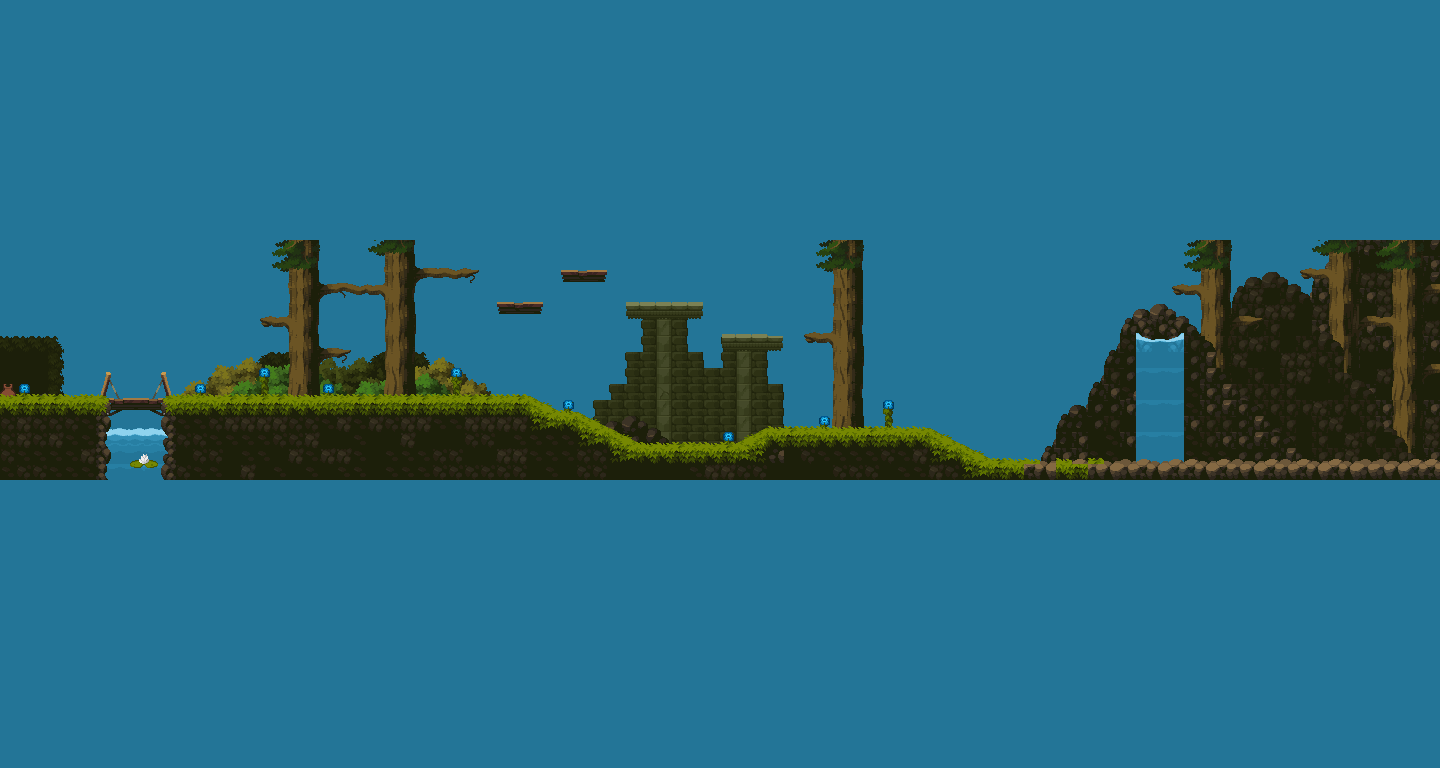

A 2D game scene composited from a Tiled map and its tileset images. What follows is a short description and the map's XML, with each tile layer's data collapsed to a summary:
An orthogonal 90x48 tile map with 16x16 px tiles, 16 tile layers (Sky, Deco 4, Plataformas, Rama Hojas + Deco, ...).

<map version="1.8" tiledversion="1.8.5" orientation="orthogonal" renderorder="right-down" width="90" height="48" tilewidth="16" tileheight="16" infinite="0" nextlayerid="21" nextobjectid="1">
 <properties>
  <property name="Draw" type="bool" value="true" />
 </properties>
 <tileset firstgid="1" name="Tiles" tilewidth="16" tileheight="16" tilecount="625" columns="25">
  <image source="Tiles.png" trans="ff00ff" width="400" height="400" />
 </tileset>
 <layer id="20" name="Sky" width="90" height="48">
  <properties>
   <property name="Draw" type="bool" value="true" />
  </properties>
  <data>[4320 cells, 4320 non-empty, 1 distinct tile ids]</data>
 </layer>
 <layer id="12" name="Deco 4" width="90" height="48">
  <properties>
   <property name="Draw" type="bool" value="true" />
  </properties>
  <data>[4320 cells, 162 non-empty, 23 distinct tile ids]</data>
 </layer>
 <layer id="8" name="Plataformas" width="90" height="48">
  <properties>
   <property name="Draw" type="bool" value="true" />
  </properties>
  <data>[4320 cells, 84 non-empty, 22 distinct tile ids]</data>
 </layer>
 <layer id="3" name="Rama Hojas + Deco" width="90" height="48">
  <properties>
   <property name="Draw" type="bool" value="true" />
  </properties>
  <data>[4320 cells, 264 non-empty, 62 distinct tile ids]</data>
 </layer>
 <layer id="11" name="Deco 3" width="90" height="48">
  <properties>
   <property name="Draw" type="bool" value="true" />
  </properties>
  <data>[4320 cells, 82 non-empty, 39 distinct tile ids]</data>
 </layer>
 <layer id="9" name="Deco 2" width="90" height="48">
  <properties>
   <property name="Draw" type="bool" value="true" />
  </properties>
  <data>[4320 cells, 78 non-empty, 36 distinct tile ids]</data>
 </layer>
 <layer id="4" name="Agua Puente" width="90" height="48">
  <properties>
   <property name="Draw" type="bool" value="true" />
  </properties>
  <data>[4320 cells, 50 non-empty, 14 distinct tile ids]</data>
 </layer>
 <layer id="13" name="Flores" width="90" height="48">
  <properties>
   <property name="Draw" type="bool" value="true" />
  </properties>
  <data>[4320 cells, 21 non-empty, 12 distinct tile ids]</data>
 </layer>
 <layer id="15" name="Montaña 3" width="90" height="48">
  <properties>
   <property name="Draw" type="bool" value="true" />
  </properties>
  <data>[4320 cells, 120 non-empty, 13 distinct tile ids]</data>
 </layer>
 <layer id="19" name="Arboles Montañas 2" width="90" height="48">
  <properties>
   <property name="Draw" type="bool" value="true" />
  </properties>
  <data>[4320 cells, 112 non-empty, 34 distinct tile ids]</data>
 </layer>
 <layer id="16" name="Montaña 2" width="90" height="48">
  <properties>
   <property name="Draw" type="bool" value="true" />
  </properties>
  <data>[4320 cells, 176 non-empty, 17 distinct tile ids]</data>
 </layer>
 <layer id="18" name="Arbol Montañas" width="90" height="48">
  <properties>
   <property name="Draw" type="bool" value="true" />
  </properties>
  <data>[4320 cells, 71 non-empty, 36 distinct tile ids]</data>
 </layer>
 <layer id="6" name="Montaña" width="90" height="48">
  <properties>
   <property name="Draw" type="bool" value="true" />
  </properties>
  <data>[4320 cells, 120 non-empty, 24 distinct tile ids]</data>
 </layer>
 <layer id="7" name="Cascada" width="90" height="48">
  <properties>
   <property name="Draw" type="bool" value="true" />
  </properties>
  <data>[4320 cells, 41 non-empty, 17 distinct tile ids]</data>
 </layer>
 <layer id="2" name="Arboles" width="90" height="48">
  <properties>
   <property name="Draw" type="bool" value="true" />
  </properties>
  <data>[4320 cells, 117 non-empty, 45 distinct tile ids]</data>
 </layer>
 <layer id="1" name="Suelo General" width="90" height="48">
  <properties>
   <property name="Draw" type="bool" value="true" />
  </properties>
  <data>[4320 cells, 516 non-empty, 67 distinct tile ids]</data>
 </layer>
</map>
